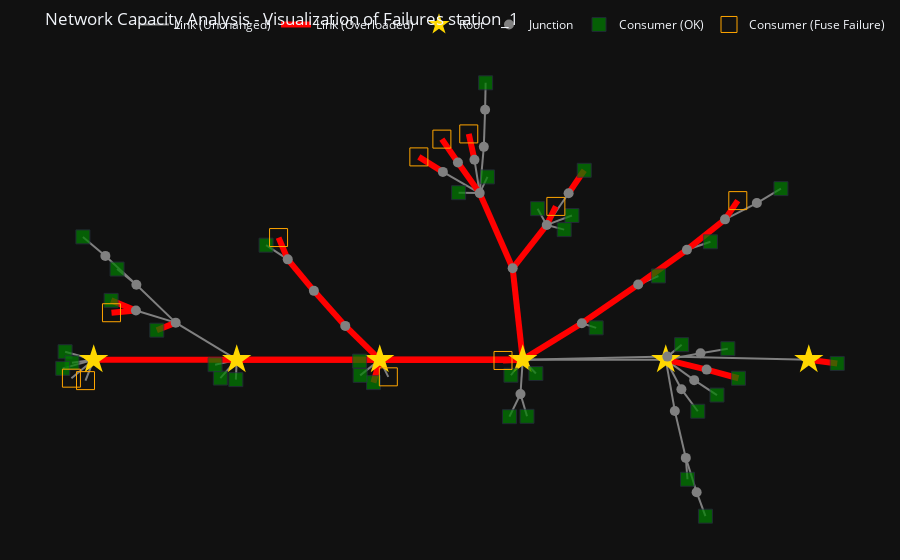

The code cell stored with this chart in its notebook:
### Code cell
# Get a list of all unique stations for the dropdown
all_stations = sorted(df_full['station'].unique())

# Create the dropdown and output widgets
station_dropdown = widgets.Dropdown(
    options=all_stations,
    description='Select Station:',
    value='station_1', # Default to a station with known issues
    disabled=False,
)
output_area = widgets.Output()

# This dictionary will store the results of our chosen station for later use
analysis_store = {}

def run_baseline_analysis(selected_station):
    """Runs the initial grid analysis and stores the results."""
    with output_area:
        clear_output(wait=True)
        print(f"--- Running full baseline analysis for station: '{selected_station}' ---")
        
        df_one_station = df_full[df_full['station'] == selected_station].copy()
        
        # Build Network
        G, consumer_props, roots = build_and_simplify_network(df_one_station)
        
        # Run Analysis
        dynamic_results = find_failures_with_yearly_profile(
            graph=G,
            net_profile_df=df_net_load,
            consumer_props=consumer_props,
            root_node_ids=roots,
            nominal_voltage=NOMINAL_VOLTAGE
        )
        
        # Store results for later use in the notebook
        analysis_store['station_id'] = selected_station
        analysis_store['graph'] = G
        analysis_store['consumer_props'] = consumer_props
        analysis_store['root_node_ids'] = roots 
        analysis_store['initial_results'] = dynamic_results
        
        print("\n--- 1. Initial Network Topology ---")
        if len(dynamic_results['link_failures'])==0:
            visualize_network_topology(graph=G, root_node_ids=roots, optimize_space=True)
        else:
            visualize_network_with_failures(
                graph=G, 
                root_node_ids=roots, 
                link_failures=dynamic_results['link_failures'], 
                fuse_failures=dynamic_results["fuse_failures"], 
                optimize_space=True,
                station_name= selected_station
            )
        
        print("\n" + "="*50)
        print_analysis_results("2. RESULTS: Baseline Yearly Profile Analysis", dynamic_results)
        print("="*50)
        print("\nAnalysis complete. The results and network graph are now stored.")
        print("Scroll down to the next section to design and apply our flexibility solution.")


def on_station_change(change):
    run_baseline_analysis(change['new'])

# Link the function and display the UI
station_dropdown.observe(on_station_change, names='value')
display(station_dropdown, output_area)

# Run the analysis for the initial default value
if station_dropdown.value:
    run_baseline_analysis(station_dropdown.value)

### Figure 1 — Plotly figure (JSON) as saved in the notebook; plotly's stock layout.template omitted (floating-point values rounded to 4 significant figures; data arrays with more than 128 entries replaced by an {"elided": "..."} marker saying what was removed)
{"data": [{"hoverinfo": "none", "line": {"color": "grey", "width": 2}, "mode": "lines", "name": "Link (Unchanged)", "type": "scatter", "x": {"elided": "162 float values"}, "y": {"elided": "162 float values"}}, {"hoverinfo": "none", "line": {"color": "red", "width": 6}, "mode": "lines", "name": "Link (Overloaded)", "type": "scatter", "x": [2.713, 3.079, null, 2.713, 2.585, null, 3.079, 3.518, null, 3.518, 4, null, 9.016, 8.572, null, 8.572, 8, null, 6, 6.826, null, 6, 5.724, null, 6, 0, null, 6, 4, null, 6, 2, null, 6, 5.859, null, 0.8822, 1.146, null, 0.5905, 0.2485, null, 0.5905, 0.2436, null, 4, 3.912, null, 6.826, 7.614, null, 7.614, 8.296, null, 8.296, 8.828, null, 8.828, 9.007, null, 10, 10.4, null, 6.86, 6.641, null, 6.336, 6.463, null, 6.336, 5.859, null, 5.245, 5.325, null, 5.398, 5.859, null, 5.398, 5.094, null, 4.883, 4.547, null, 5.094, 4.869, null], "y": [2.669, 2.144, null, 2.669, 3.031, null, 2.144, 1.562, null, 1.562, 1, null, 0.691, 0.8347, null, 0.8347, 1, null, 1, 1.606, null, 1, 0.9868, null, 1, 1, null, 1, 1, null, 1, 1, null, 1, 2.52, null, 1.49, 1.616, null, 1.818, 1.781, null, 1.818, 1.986, null, 1, 0.6187, null, 1.606, 2.249, null, 2.249, 2.829, null, 2.829, 3.334, null, 3.334, 3.645, null, 1, 0.9377, null, 4.149, 3.767, null, 3.241, 3.549, null, 3.241, 2.52, null, 4.754, 4.326, null, 3.77, 2.52, null, 3.77, 4.279, null, 4.123, 4.372, null, 4.279, 4.668, null]}, {"hoverinfo": "text", "marker": {"opacity": 0, "size": 15}, "mode": "markers", "showlegend": false, "text": ["<b>🚨 OVERLOADED LINK 🚨</b><br>Connection: FLU0000001_node-FLU0000022_node<br>Link Length: 135.7 m<br><br>Max Allowed: 165.00 A<br>Calculated Peak: 216.50 A<br><b>Overload: 31.2%</b>", "Connection: FLU0000001_node-HAS0000164_node<br>Link Length: 20.5 m<br>Aggregated Imax: 125.00 A", "<b>🚨 OVERLOADED LINK 🚨</b><br>Connection: FLU0000001_node-HAS0000165_node<br>Link Length: 27.6 m<br><br>Max Allowed: 125.00 A<br>Calculated Peak: 170.10 A<br><b>Overload: 36.1%</b>", "<b>🚨 OVERLOADED LINK 🚨</b><br>Connection: FLU0000022_node-MUF0001006_node<br>Link Length: 5.2 m<br><br>Max Allowed: 119.00 A<br>Calculated Peak: 216.50 A<br><b>Overload: 81.9%</b>", "<b>🚨 OVERLOADED LINK 🚨</b><br>Connection: MUF0001006_node-PIN0000224_node<br>Link Length: 37.7 m<br><br>Max Allowed: 119.00 A<br>Calculated Peak: 216.50 A<br><b>Overload: 81.9%</b>", "Connection: HAS0000002_node-MUF0000004_node<br>Link Length: 66.0 m<br>Aggregated Imax: 56.00 A", "Connection: MUF0000004_node-MUF0001004_node<br>Link Length: 35.2 m<br>Aggregated Imax: 94.50 A", "Connection: MUF0000004_node-MUF0001010_node<br>Link Length: 74.9 m<br>Aggregated Imax: 175.00 A", "Connection: MUF0001004_node-HAS0000003_node<br>Link Length: 22.1 m<br>Aggregated Imax: 119.00 A", "Connection: MUF0001010_node-PIN0000225_node<br>Link Length: 21.5 m<br>Aggregated Imax: 175.00 A", "<b>🚨 OVERLOADED LINK 🚨</b><br>Connection: HAS0000005_node-MUF0000200_node<br>Link Length: 48.7 m<br><br>Max Allowed: 69.00 A<br>Calculated Peak: 71.17 A<br><b>Overload: 3.1%</b>", "<b>🚨 OVERLOADED LINK 🚨</b><br>Connection: MUF0000200_node-PIN0000225_node<br>Link Length: 21.5 m<br><br>Max Allowed: 69.00 A<br>Calculated Peak: 71.17 A<br><b>Overload: 3.1%</b>", "Connection: PIN0000225_node-MUF0000193_node<br>Link Length: 14.7 m<br>Aggregated Imax: 69.00 A", "Connection: PIN0000225_node-MUF0000197_node<br>Link Length: 50.8 m<br>Aggregated Imax: 119.00 A", "Connection: PIN0000225_node-MUF0001009_node<br>Link Length: 21.5 m<br>Aggregated Imax: 119.00 A", "Connection: PIN0000225_node-PIN0000226_node<br>Link Length: 65.3 m<br>Aggregated Imax: 175.00 A", "Connection: HAS0000006_node-MUF0000193_node<br>Link Length: 3.2 m<br>Aggregated Imax: 56.00 A", "Connection: HAS0000007_node-MUF0000009_node<br>Link Length: 4.8 m<br>Aggregated Imax: 42.00 A", "Connection: MUF0000009_node-HAS0000008_node<br>Link Length: 14.2 m<br>Aggregated Imax: 69.00 A", "Connection: MUF0000009_node-PIN0000154_node<br>Link Length: 94.3 m<br>Aggregated Imax: 140.00 A", "<b>🚨 OVERLOADED LINK 🚨</b><br>Connection: PIN0000154_node-MUF0000030_node<br>Link Length: 44.3 m<br><br>Max Allowed: 140.00 A<br>Calculated Peak: 226.21 A<br><b>Overload: 61.6%</b>", "<b>🚨 OVERLOADED LINK 🚨</b><br>Connection: PIN0000154_node-HAS0000034_node<br>Link Length: 9.1 m<br><br>Max Allowed: 204.00 A<br>Calculated Peak: 260.10 A<br><b>Overload: 27.5%</b>", "Connection: PIN0000154_node-MUF0000184_node<br>Link Length: 92.2 m<br>Aggregated Imax: 171.50 A", "Connection: PIN0000154_node-HAS0000043_node<br>Link Length: 37.5 m<br>Aggregated Imax: 119.00 A", "Connection: PIN0000154_node-HAS0000048_node<br>Link Length: 2.2 m<br>Aggregated Imax: 2000.00 A", "<b>🚨 OVERLOADED LINK 🚨</b><br>Connection: PIN0000154_node-PIN0000223_node<br>Link Length: 182.5 m<br><br>Max Allowed: 383.00 A<br>Calculated Peak: 2006.18 A<br><b>Overload: 423.8%</b>", "<b>🚨 OVERLOADED LINK 🚨</b><br>Connection: PIN0000154_node-PIN0000224_node<br>Link Length: 92.8 m<br><br>Max Allowed: 266.00 A<br>Calculated Peak: 457.73 A<br><b>Overload: 72.1%</b>", "<b>🚨 OVERLOADED LINK 🚨</b><br>Connection: PIN0000154_node-PIN0000226_node<br>Link Length: 140.3 m<br><br>Max Allowed: 266.00 A<br>Calculated Peak: 414.72 A<br><b>Overload: 55.9%</b>", "<b>🚨 OVERLOADED LINK 🚨</b><br>Connection: PIN0000154_node-ABG0000137_node<br>Link Length: 127.0 m<br><br>Max Allowed: 195.00 A<br>Calculated Peak: 594.45 A<br><b>Overload: 204.8%</b>", "Connection: HAS0000010_node-PIN0000226_node<br>Link Length: 23.4 m<br>Aggregated Imax: 119.00 A", "Connection: PIN0000226_node-HAS0000011_node<br>Link Length: 37.6 m<br>Aggregated Imax: 69.00 A", "Connection: PIN0000226_node-MUF0000013_node<br>Link Length: 57.5 m<br>Aggregated Imax: 195.00 A", "Connection: PIN0000226_node-HAS0000163_node<br>Link Length: 47.5 m<br>Aggregated Imax: 119.00 A", "<b>🚨 OVERLOADED LINK 🚨</b><br>Connection: HAS0000012_node-MUF0000013_node<br>Link Length: 9.7 m<br><br>Max Allowed: 56.00 A<br>Calculated Peak: 60.29 A<br><b>Overload: 7.7%</b>", "Connection: MUF0000013_node-MUF0001005_node<br>Link Length: 20.3 m<br>Aggregated Imax: 140.00 A", "Connection: MUF0000013_node-ABG0000078_node<br>Link Length: 20.7 m<br>Aggregated Imax: 140.00 A", "<b>🚨 OVERLOADED LINK 🚨</b><br>Connection: MUF0001005_node-HAS0000014_node<br>Link Length: 46.5 m<br><br>Max Allowed: 56.00 A<br>Calculated Peak: 91.01 A<br><b>Overload: 62.5%</b>", "<b>🚨 OVERLOADED LINK 🚨</b><br>Connection: MUF0001005_node-HAS0000015_node<br>Link Length: 7.7 m<br><br>Max Allowed: 56.00 A<br>Calculated Peak: 70.37 A<br><b>Overload: 25.7%</b>", "Connection: ABG0000078_node-MUF0000017_node<br>Link Length: 113.9 m<br>Aggregated Imax: 69.00 A", "Connection: ABG0000078_node-HAS0000166_node<br>Link Length: 28.9 m<br>Aggregated Imax: 119.00 A", "Connection: HAS0000016_node-MUF0000017_node<br>Link Length: 621.8 m<br>Aggregated Imax: 69.00 A", "Connection: HAS0000018_node-PIN0000224_node<br>Link Length: 61.1 m<br>Aggregated Imax: 119.00 A", "<b>🚨 OVERLOADED LINK 🚨</b><br>Connection: PIN0000224_node-HAS0000019_node<br>Link Length: 30.6 m<br><br>Max Allowed: 119.00 A<br>Calculated Peak: 170.61 A<br><b>Overload: 43.4%</b>", "Connection: PIN0000224_node-HAS0000020_node<br>Link Length: 31.1 m<br>Aggregated Imax: 119.00 A", "Connection: PIN0000224_node-HAS0000021_node<br>Link Length: 13.5 m<br>Aggregated Imax: 119.00 A", "Connection: HAS0000024_node-MUF0000030_node<br>Link Length: 4.3 m<br>Aggregated Imax: 94.50 A", "<b>🚨 OVERLOADED LINK 🚨</b><br>Connection: MUF0000030_node-MUF0001007_node<br>Link Length: 37.5 m<br><br>Max Allowed: 140.00 A<br>Calculated Peak: 217.62 A<br><b>Overload: 55.4%</b>", "<b>🚨 OVERLOADED LINK 🚨</b><br>Connection: MUF0001007_node-MUF0000028_node<br>Link Length: 15.8 m<br><br>Max Allowed: 140.00 A<br>Calculated Peak: 215.97 A<br><b>Overload: 54.3%</b>", "Connection: MUF0001007_node-HAS0000029_node<br>Link Length: 11.1 m<br>Aggregated Imax: 56.00 A", "Connection: HAS0000026_node-MUF0000028_node<br>Link Length: 7.4 m<br>Aggregated Imax: 56.00 A", "<b>🚨 OVERLOADED LINK 🚨</b><br>Connection: MUF0000028_node-MUF0000032_node<br>Link Length: 36.0 m<br><br>Max Allowed: 140.00 A<br>Calculated Peak: 213.71 A<br><b>Overload: 52.6%</b>", "<b>🚨 OVERLOADED LINK 🚨</b><br>Connection: MUF0000032_node-HAS0000027_node<br>Link Length: 1.9 m<br><br>Max Allowed: 77.00 A<br>Calculated Peak: 186.64 A<br><b>Overload: 142.4%</b>", "Connection: MUF0000032_node-MUF0000033_node<br>Link Length: 18.7 m<br>Aggregated Imax: 140.00 A", "Connection: MUF0000033_node-HAS0000031_node<br>Link Length: 4.0 m<br>Aggregated Imax: 94.50 A", "Connection: HAS0000035_node-MUF0000184_node<br>Link Length: 6.9 m<br>Aggregated Imax: 140.00 A", "Connection: MUF0000184_node-PIN0000227_node<br>Link Length: 34.7 m<br>Aggregated Imax: 171.50 A", "<b>🚨 OVERLOADED LINK 🚨</b><br>Connection: PIN0000227_node-HAS0000042_node<br>Link Length: 1.7 m<br><br>Max Allowed: 79.00 A<br>Calculated Peak: 138.20 A<br><b>Overload: 74.9%</b>", "<b>🚨 OVERLOADED LINK 🚨</b><br>Connection: HAS0000037_node-MUF0000049_node<br>Link Length: 4.8 m<br><br>Max Allowed: 42.00 A<br>Calculated Peak: 60.83 A<br><b>Overload: 44.8%</b>", "Connection: MUF0000049_node-ABG0000152_node<br>Link Length: 41.6 m<br>Aggregated Imax: 69.00 A", "Connection: ABG0000152_node-HAS0000050_node<br>Link Length: 7.7 m<br>Aggregated Imax: 69.00 A", "<b>🚨 OVERLOADED LINK 🚨</b><br>Connection: ABG0000152_node-HAS0000167_node<br>Link Length: 7.5 m<br><br>Max Allowed: 69.00 A<br>Calculated Peak: 91.72 A<br><b>Overload: 32.9%</b>", "Connection: ABG0000152_node-HAS0000169_node<br>Link Length: 58.3 m<br>Aggregated Imax: 69.00 A", "Connection: ABG0000152_node-HAS0000168_node<br>Link Length: 32.2 m<br>Aggregated Imax: 69.00 A", "<b>🚨 OVERLOADED LINK 🚨</b><br>Connection: ABG0000152_node-ABG0000137_node<br>Link Length: 25.8 m<br><br>Max Allowed: 175.00 A<br>Calculated Peak: 218.72 A<br><b>Overload: 25.0%</b>", "<b>🚨 OVERLOADED LINK 🚨</b><br>Connection: HAS0000038_node-MUF0000052_node<br>Link Length: 13.1 m<br><br>Max Allowed: 56.00 A<br>Calculated Peak: 75.72 A<br><b>Overload: 35.2%</b>", "Connection: MUF0000052_node-ABG0000053_node<br>Link Length: 19.2 m<br>Aggregated Imax: 119.00 A", "Connection: ABG0000053_node-MUF0000040_node<br>Link Length: 34.8 m<br>Aggregated Imax: 266.00 A", "Connection: ABG0000053_node-HAS0000051_node<br>Link Length: 48.3 m<br>Aggregated Imax: 107.00 A", "Connection: ABG0000053_node-MUF0001062_node<br>Link Length: 19.2 m<br>Aggregated Imax: 119.00 A", "Connection: ABG0000053_node-HAS0000161_node<br>Link Length: 38.7 m<br>Aggregated Imax: 119.00 A", "<b>🚨 OVERLOADED LINK 🚨</b><br>Connection: ABG0000053_node-ABG0000137_node<br>Link Length: 105.1 m<br><br>Max Allowed: 386.00 A<br>Calculated Peak: 389.10 A<br><b>Overload: 0.8%</b>", "<b>🚨 OVERLOADED LINK 🚨</b><br>Connection: ABG0000053_node-MUF0001061_node<br>Link Length: 14.0 m<br><br>Max Allowed: 119.00 A<br>Calculated Peak: 120.64 A<br><b>Overload: 1.4%</b>", "Connection: HAS0000039_node-MUF0001008_node<br>Link Length: 5.6 m<br>Aggregated Imax: 94.50 A", "Connection: MUF0001008_node-MUF0000040_node<br>Link Length: 66.6 m<br>Aggregated Imax: 266.00 A", "Connection: HAS0000041_node-PIN0000223_node<br>Link Length: 68.5 m<br>Aggregated Imax: 175.00 A", "Connection: PIN0000223_node-HAS0000162_node<br>Link Length: 37.2 m<br>Aggregated Imax: 119.00 A", "Connection: PIN0000223_node-HAS0000174_node<br>Link Length: 31.9 m<br>Aggregated Imax: 175.00 A", "Connection: PIN0000223_node-HAS0000173_node<br>Link Length: 34.5 m<br>Aggregated Imax: 69.00 A", "Connection: PIN0000223_node-HAS0000172_node<br>Link Length: 12.6 m<br>Aggregated Imax: 175.00 A", "Connection: HAS0000044_node-MUF0000197_node<br>Link Length: 8.4 m<br>Aggregated Imax: 77.00 A", "Connection: HAS0000045_node-MUF0001009_node<br>Link Length: 70.7 m<br>Aggregated Imax: 119.00 A", "<b>🚨 OVERLOADED LINK 🚨</b><br>Connection: MUF0001062_node-HAS0000171_node<br>Link Length: 5.6 m<br><br>Max Allowed: 56.00 A<br>Calculated Peak: 79.93 A<br><b>Overload: 42.7%</b>", "<b>🚨 OVERLOADED LINK 🚨</b><br>Connection: MUF0001061_node-HAS0000170_node<br>Link Length: 10.4 m<br><br>Max Allowed: 56.00 A<br>Calculated Peak: 120.64 A<br><b>Overload: 115.4%</b>"], "type": "scatter", "x": [2.896, 2.562, 2.649, 3.299, 3.759, 8.292, 8.356, 8.204, 8.493, 8.063, 8.794, 8.286, 8.199, 8.109, 8.243, 5, 8.557, 6.014, 5.891, 5.984, 6.413, 5.862, 7.011, 6.092, 5.917, 3, 5, 4, 5.929, 1.886, 1.849, 1.573, 1.994, 1.014, 0.8685, 0.8716, 0.4195, 0.417, 0.3799, 0.4617, 0.006093, 3.859, 3.956, 3.863, 4.06, 6.926, 7.22, 7.955, 7.756, 8.461, 8.562, 8.918, 9.051, 9.442, 8.122, 9.011, 10.2, 6.751, 6.489, 6.272, 6.399, 6.458, 6.512, 6.097, 5.285, 5.361, 5.427, 5.452, 5.14, 5.25, 5.628, 5.246, 5.477, 5.465, -0.2, -0.0574, -0.1519, -0.2165, -0.1558, 8.333, 8.677, 4.715, 4.981], "y": [2.406, 2.786, 2.85, 1.853, 1.281, -0.8111, -0.9187, -0.2429, -1.404, 0.5738, 0.7629, 0.9174, 0.8298, 0.7546, 1.053, 1, 0.5356, 0.2436, 0.2406, 0.7147, 1.303, 0.9934, 1.026, 0.8846, 0.8706, 1, 1, 1, 1.76, 0.847, 0.9582, 1.308, 0.8341, 1.553, 1.717, 1.931, 1.8, 1.902, 2.486, 2.377, 2.884, 0.9878, 0.8093, 0.8693, 0.8572, 1.568, 1.928, 2.539, 2.321, 2.895, 3.081, 3.489, 3.469, 3.725, 1.15, 1.026, 0.9689, 3.958, 3.504, 3.376, 3.395, 3.202, 3.319, 2.88, 4.54, 4.048, 4.154, 3.905, 3.946, 3.774, 3.145, 4.024, 5.38, 4.848, 1.066, 0.8259, 0.9739, 0.9279, 0.8463, 0.3257, 1.144, 4.247, 4.474]}, {"hoverinfo": "text", "marker": {"color": "#FFD700", "size": 22, "symbol": "star"}, "mode": "markers", "name": "Root", "text": ["<b>ID: PIN0000225_node</b><br>Type: Network Root", "<b>ID: PIN0000154_node</b><br>Type: Network Root", "<b>ID: PIN0000226_node</b><br>Type: Network Root", "<b>ID: PIN0000224_node</b><br>Type: Network Root", "<b>ID: PIN0000227_node</b><br>Type: Network Root", "<b>ID: PIN0000223_node</b><br>Type: Network Root"], "type": "scatter", "x": [8, 6, 2, 4, 10, 0], "y": [1, 1, 1, 1, 1, 1]}, {"hoverinfo": "text", "marker": {"color": "grey", "size": 10}, "mode": "markers", "name": "Junction", "text": ["<b>ID: FLU0000001_node</b><br>Type: Junction Point", "<b>ID: FLU0000022_node</b><br>Type: Junction Point", "<b>ID: MUF0001006_node</b><br>Type: Junction Point", "<b>ID: MUF0000004_node</b><br>Type: Junction Point", "<b>ID: MUF0001004_node</b><br>Type: Junction Point", "<b>ID: MUF0001010_node</b><br>Type: Junction Point", "<b>ID: MUF0000200_node</b><br>Type: Junction Point", "<b>ID: MUF0000193_node</b><br>Type: Junction Point", "<b>ID: MUF0000009_node</b><br>Type: Junction Point", "<b>ID: MUF0000013_node</b><br>Type: Junction Point", "<b>ID: MUF0001005_node</b><br>Type: Junction Point", "<b>ID: ABG0000078_node</b><br>Type: Junction Point", "<b>ID: MUF0000017_node</b><br>Type: Junction Point", "<b>ID: MUF0000030_node</b><br>Type: Junction Point", "<b>ID: MUF0001007_node</b><br>Type: Junction Point", "<b>ID: MUF0000028_node</b><br>Type: Junction Point", "<b>ID: MUF0000032_node</b><br>Type: Junction Point", "<b>ID: MUF0000033_node</b><br>Type: Junction Point", "<b>ID: MUF0000184_node</b><br>Type: Junction Point", "<b>ID: MUF0000049_node</b><br>Type: Junction Point", "<b>ID: ABG0000152_node</b><br>Type: Junction Point", "<b>ID: MUF0000052_node</b><br>Type: Junction Point", "<b>ID: ABG0000053_node</b><br>Type: Junction Point", "<b>ID: MUF0001008_node</b><br>Type: Junction Point", "<b>ID: MUF0000040_node</b><br>Type: Junction Point", "<b>ID: MUF0000197_node</b><br>Type: Junction Point", "<b>ID: MUF0001009_node</b><br>Type: Junction Point", "<b>ID: ABG0000137_node</b><br>Type: Junction Point", "<b>ID: MUF0001062_node</b><br>Type: Junction Point", "<b>ID: MUF0001061_node</b><br>Type: Junction Point"], "type": "scatter", "x": [2.713, 3.079, 3.518, 8.28, 8.432, 8.127, 8.572, 8.398, 5.968, 1.146, 0.5905, 0.5968, 0.1631, 6.826, 7.614, 8.296, 8.828, 9.274, 8.022, 6.641, 6.336, 5.325, 5.398, 5.474, 5.456, 8.219, 8.486, 5.859, 4.883, 5.094], "y": [2.669, 2.144, 1.562, -0.6335, -1.204, 0.1477, 0.8347, 0.6597, 0.4293, 1.616, 1.818, 2.246, 2.726, 1.606, 2.249, 2.829, 3.334, 3.605, 1.051, 3.767, 3.241, 4.326, 3.77, 5.156, 4.539, 0.5092, 1.106, 2.52, 4.123, 4.279]}, {"hoverinfo": "text", "marker": {"color": "green", "size": [14, 14, 14, 14, 14, 14, 14, 14, 14, 14, 14, 14, 14, 14, 14, 14, 14, 14, 14, 14, 14, 14, 14, 14, 14, 14, 14, 14, 14, 14, 14, 14, 14, 14, 14, 14, 14], "symbol": "square"}, "mode": "markers", "name": "Consumer (OK)", "text": ["<b>ID: HAS0000164_node</b><br>Type: Consumer Node<br>Contained Consumers: 1", "<b>ID: HAS0000002_node</b><br>Type: Consumer Node<br>Contained Consumers: 1", "<b>ID: HAS0000003_node</b><br>Type: Consumer Node<br>Contained Consumers: 1", "<b>ID: HAS0000005_node</b><br>Type: Consumer Node<br>Contained Consumers: 1", "<b>ID: HAS0000006_node</b><br>Type: Consumer Node<br>Contained Consumers: 1", "<b>ID: HAS0000007_node</b><br>Type: Consumer Node<br>Contained Consumers: 1", "<b>ID: HAS0000008_node</b><br>Type: Consumer Node<br>Contained Consumers: 1", "<b>ID: HAS0000010_node</b><br>Type: Consumer Node<br>Contained Consumers: 1", "<b>ID: HAS0000011_node</b><br>Type: Consumer Node<br>Contained Consumers: 1", "<b>ID: HAS0000012_node</b><br>Type: Consumer Node<br>Contained Consumers: 1", "<b>ID: HAS0000015_node</b><br>Type: Consumer Node<br>Contained Consumers: 1", "<b>ID: HAS0000016_node</b><br>Type: Consumer Node<br>Contained Consumers: 1", "<b>ID: HAS0000166_node</b><br>Type: Consumer Node<br>Contained Consumers: 1", "<b>ID: HAS0000018_node</b><br>Type: Consumer Node<br>Contained Consumers: 1", "<b>ID: HAS0000019_node</b><br>Type: Consumer Node<br>Contained Consumers: 1", "<b>ID: HAS0000020_node</b><br>Type: Consumer Node<br>Contained Consumers: 1", "<b>ID: HAS0000024_node</b><br>Type: Consumer Node<br>Contained Consumers: 1", "<b>ID: HAS0000026_node</b><br>Type: Consumer Node<br>Contained Consumers: 1", "<b>ID: HAS0000029_node</b><br>Type: Consumer Node<br>Contained Consumers: 1", "<b>ID: HAS0000031_node</b><br>Type: Consumer Node<br>Contained Consumers: 1", "<b>ID: HAS0000035_node</b><br>Type: Consumer Node<br>Contained Consumers: 1", "<b>ID: HAS0000037_node</b><br>Type: Consumer Node<br>Contained Consumers: 1", "<b>ID: HAS0000039_node</b><br>Type: Consumer Node<br>Contained Consumers: 1", "<b>ID: HAS0000041_node</b><br>Type: Consumer Node<br>Contained Consumers: 1", "<b>ID: HAS0000042_node</b><br>Type: Consumer Node<br>Contained Consumers: 1", "<b>ID: HAS0000043_node</b><br>Type: Consumer Node<br>Contained Consumers: 1", "<b>ID: HAS0000044_node</b><br>Type: Consumer Node<br>Contained Consumers: 1", "<b>ID: HAS0000045_node</b><br>Type: Consumer Node<br>Contained Consumers: 1", "<b>ID: HAS0000048_node</b><br>Type: Consumer Node<br>Contained Consumers: 1", "<b>ID: HAS0000050_node</b><br>Type: Consumer Node<br>Contained Consumers: 1", "<b>ID: HAS0000169_node</b><br>Type: Consumer Node<br>Contained Consumers: 1", "<b>ID: HAS0000168_node</b><br>Type: Consumer Node<br>Contained Consumers: 1", "<b>ID: HAS0000051_node</b><br>Type: Consumer Node<br>Contained Consumers: 1", "<b>ID: HAS0000161_node</b><br>Type: Consumer Node<br>Contained Consumers: 1", "<b>ID: HAS0000174_node</b><br>Type: Consumer Node<br>Contained Consumers: 1", "<b>ID: HAS0000173_node</b><br>Type: Consumer Node<br>Contained Consumers: 1", "<b>ID: HAS0000163_node</b><br>Type: Consumer Node<br>Contained Consumers: 1"], "type": "scatter", "x": [2.41, 8.303, 8.555, 9.016, 8.716, 6.06, 5.814, 1.771, 1.697, 0.8822, 0.2436, -0.1509, 0.3267, 3.719, 3.912, 3.726, 7.027, 8.625, 7.898, 9.611, 8.222, 6.86, 5.481, -0.4001, 10.4, 6.184, 8.448, 8.868, 5.835, 6.207, 6.58, 6.688, 5.507, 5.103, -0.3039, -0.4329, 1.988], "y": [2.904, -0.9886, -1.603, 0.691, 0.4115, 0.05793, 0.05194, 0.694, 0.9165, 1.49, 1.986, 3.042, 2.507, 0.9756, 0.6187, 0.7387, 1.529, 2.961, 2.392, 3.845, 1.25, 4.149, 5.605, 1.132, 0.9377, 0.7691, 0.1423, 1.182, 0.7411, 3.512, 3.162, 3.398, 4.039, 3.777, 0.9477, 0.8557, 0.6681]}, {"hoverinfo": "text", "marker": {"color": "#FFA500", "size": 18, "symbol": "square-open"}, "mode": "markers", "name": "Consumer (Fuse Failure)", "text": ["<b>ID: HAS0000165_node</b> (1 consumers)<br><b>🚨 FUSE FAILURE(S) 🚨</b><br> - HAS0000165_node: 33.0% overload", "<b>ID: HAS0000014_node</b> (1 consumers)<br><b>🚨 FUSE FAILURE(S) 🚨</b><br> - HAS0000014_node: 82.0% overload", "<b>ID: HAS0000021_node</b> (1 consumers)<br><b>🚨 FUSE FAILURE(S) 🚨</b><br> - HAS0000021_node: 15.7% overload", "<b>ID: HAS0000027_node</b> (1 consumers)<br><b>🚨 FUSE FAILURE(S) 🚨</b><br> - HAS0000027_node: 11.7% overload", "<b>ID: HAS0000034_node</b> (1 consumers)<br><b>🚨 FUSE FAILURE(S) 🚨</b><br> - HAS0000034_node: 160.1% overload", "<b>ID: HAS0000038_node</b> (1 consumers)<br><b>🚨 FUSE FAILURE(S) 🚨</b><br> - HAS0000038_node: 29.7% overload", "<b>ID: HAS0000167_node</b> (1 consumers)<br><b>🚨 FUSE FAILURE(S) 🚨</b><br> - HAS0000167_node: 52.9% overload", "<b>ID: HAS0000162_node</b> (1 consumers)<br><b>🚨 FUSE FAILURE(S) 🚨</b><br> - HAS0000162_node: 54.1% overload", "<b>ID: HAS0000172_node</b> (1 consumers)<br><b>🚨 FUSE FAILURE(S) 🚨</b><br> - HAS0000172_node: 11.9% overload", "<b>ID: HAS0000170_node</b> (1 consumers)<br><b>🚨 FUSE FAILURE(S) 🚨</b><br> - HAS0000170_node: 91.5% overload", "<b>ID: HAS0000171_node</b> (1 consumers)<br><b>🚨 FUSE FAILURE(S) 🚨</b><br> - HAS0000171_node: 26.9% overload"], "type": "scatter", "x": [2.585, 0.2485, 4.12, 9.007, 5.724, 5.245, 6.463, -0.1148, -0.3116, 4.869, 4.547], "y": [3.031, 1.781, 0.7145, 3.645, 0.9868, 4.754, 3.549, 0.6519, 0.6926, 4.668, 4.372]}], "layout": {"hovermode": "closest", "legend": {"orientation": "h", "x": 1, "xanchor": "right", "y": 1.02, "yanchor": "bottom"}, "margin": {"b": 10, "l": 10, "r": 10, "t": 40}, "showlegend": true, "title": {"text": "Network Capacity Analysis - Visualization of Failures station_1"}, "xaxis": {"showgrid": false, "showticklabels": false, "zeroline": false}, "yaxis": {"showgrid": false, "showticklabels": false, "zeroline": false}}}
